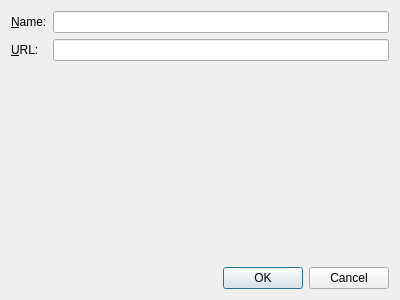
<?xml version="1.0" encoding="UTF-8"?>
<ui version="4.0">
 <class>UserFeedback::Console::SurveyDialog</class>
 <widget class="QDialog" name="UserFeedback::Console::SurveyDialog">
  <property name="geometry">
   <rect>
    <x>0</x>
    <y>0</y>
    <width>400</width>
    <height>300</height>
   </rect>
  </property>
  <property name="windowTitle">
   <string>Survey</string>
  </property>
  <layout class="QVBoxLayout" name="verticalLayout">
   <item>
    <layout class="QFormLayout" name="formLayout">
     <item row="0" column="0">
      <widget class="QLabel" name="label">
       <property name="text">
        <string>&amp;Name:</string>
       </property>
       <property name="buddy">
        <cstring>name</cstring>
       </property>
      </widget>
     </item>
     <item row="0" column="1">
      <widget class="QLineEdit" name="name"/>
     </item>
     <item row="1" column="0">
      <widget class="QLabel" name="label_2">
       <property name="text">
        <string>&amp;URL:</string>
       </property>
       <property name="buddy">
        <cstring>url</cstring>
       </property>
      </widget>
     </item>
     <item row="1" column="1">
      <widget class="QLineEdit" name="url"/>
     </item>
    </layout>
   </item>
   <item>
    <widget class="QDialogButtonBox" name="buttonBox">
     <property name="orientation">
      <enum>Qt::Horizontal</enum>
     </property>
     <property name="standardButtons">
      <set>QDialogButtonBox::Cancel|QDialogButtonBox::Ok</set>
     </property>
    </widget>
   </item>
  </layout>
 </widget>
 <resources/>
 <connections>
  <connection>
   <sender>buttonBox</sender>
   <signal>accepted()</signal>
   <receiver>UserFeedback::Console::SurveyDialog</receiver>
   <slot>accept()</slot>
   <hints>
    <hint type="sourcelabel">
     <x>248</x>
     <y>254</y>
    </hint>
    <hint type="destinationlabel">
     <x>157</x>
     <y>274</y>
    </hint>
   </hints>
  </connection>
  <connection>
   <sender>buttonBox</sender>
   <signal>rejected()</signal>
   <receiver>UserFeedback::Console::SurveyDialog</receiver>
   <slot>reject()</slot>
   <hints>
    <hint type="sourcelabel">
     <x>316</x>
     <y>260</y>
    </hint>
    <hint type="destinationlabel">
     <x>286</x>
     <y>274</y>
    </hint>
   </hints>
  </connection>
 </connections>
</ui>
